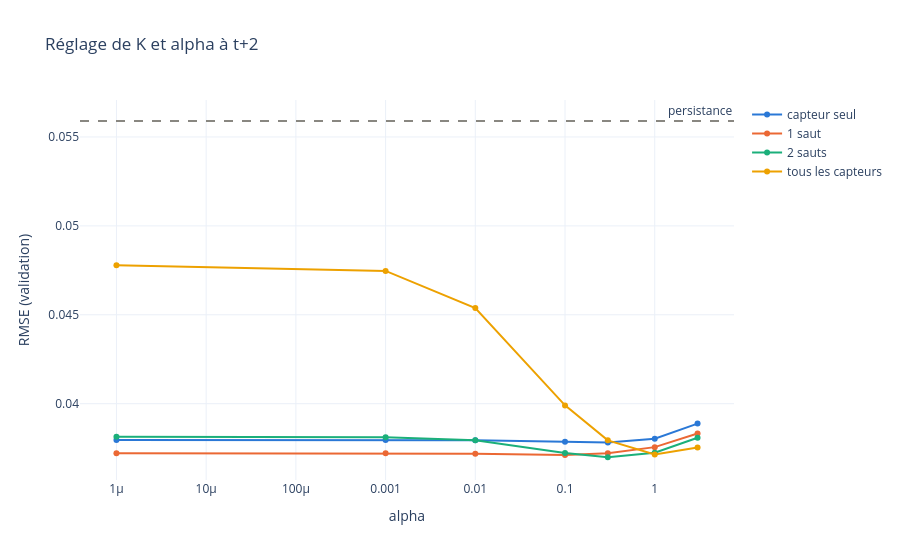

The notebook cell this image was saved under:
### Markdown cell above
## Horizon t+2 (30 min)
On recommence tout pour prédire le débit **30 min plus tard**, avec **son propre réglage** de `K` et `alpha` : le meilleur choix n'est pas forcément le même qu'à t+1.

Pas besoin de nouveau dataset : la cible du `.mat` d'origine est justement à t+2 (`DATA_PATH`). X est identique, seule la cible change. Le réglage se fait toujours sur la validation.

### Code cell
X2, Y2, X2_te, Y2_te, _ = load_raw(DATA_PATH)
(X2_a, Y2_a), (X2_v, Y2_v) = train_val_split(X2, Y2)

rmse2 = reglage(X2_a, Y2_a, X2_v, Y2_v)
voir_reglage(rmse2, Y2_v, X2_v, "Réglage de K et alpha à t+2")

### Figure 1 — Plotly figure (JSON) as saved in the notebook; plotly's stock layout.template omitted (floating-point values rounded to 4 significant figures)
{"data": [{"line": {"color": "#2a78d6", "width": 2}, "mode": "lines+markers", "name": "capteur seul", "type": "scatter", "x": [1e-06, 0.001, 0.01, 0.1, 0.3, 1, 3], "y": [0.03796, 0.03796, 0.03794, 0.03786, 0.03782, 0.03803, 0.03888]}, {"line": {"color": "#eb6834", "width": 2}, "mode": "lines+markers", "name": "1 saut", "type": "scatter", "x": [1e-06, 0.001, 0.01, 0.1, 0.3, 1, 3], "y": [0.03722, 0.03721, 0.03718, 0.03712, 0.03721, 0.03756, 0.03832]}, {"line": {"color": "#1baf7a", "width": 2}, "mode": "lines+markers", "name": "2 sauts", "type": "scatter", "x": [1e-06, 0.001, 0.01, 0.1, 0.3, 1, 3], "y": [0.03813, 0.03811, 0.03794, 0.03723, 0.03699, 0.03724, 0.03809]}, {"line": {"color": "#eda100", "width": 2}, "mode": "lines+markers", "name": "tous les capteurs", "type": "scatter", "x": [1e-06, 0.001, 0.01, 0.1, 0.3, 1, 3], "y": [0.04778, 0.04747, 0.04538, 0.0399, 0.03794, 0.03714, 0.03754]}], "layout": {"annotations": [{"showarrow": false, "text": "persistance", "x": 1, "xanchor": "right", "xref": "x domain", "y": 0.0559, "yanchor": "bottom", "yref": "y"}], "hovermode": "x unified", "shapes": [{"line": {"color": "#898781", "dash": "dash"}, "type": "line", "x0": 0, "x1": 1, "xref": "x domain", "y0": 0.0559, "y1": 0.0559, "yref": "y"}], "title": {"text": "Réglage de K et alpha à t+2"}, "xaxis": {"title": {"text": "alpha"}, "type": "log"}, "yaxis": {"title": {"text": "RMSE (validation)"}}}}
